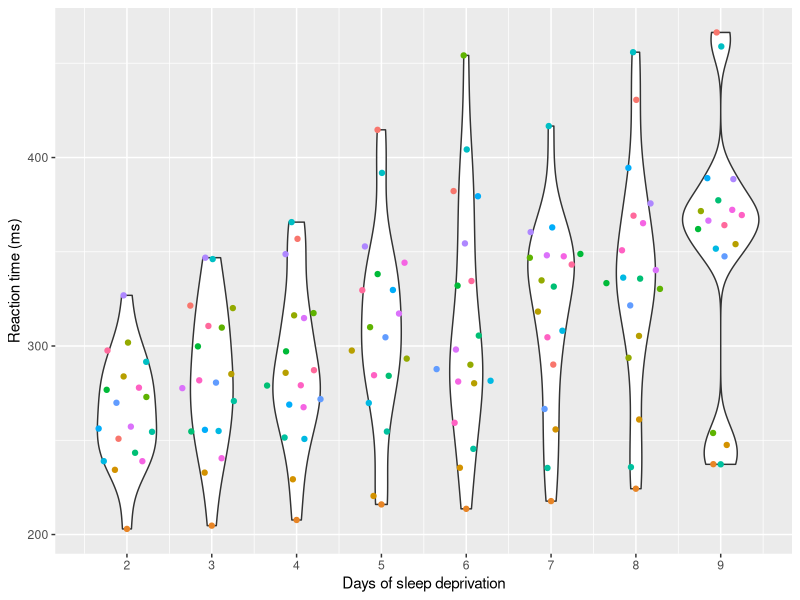

Reproduce this figure in R.
runif(1)

# packages
library(tidyverse)
library(lme4)
library(ggbeeswarm)
library(broom.mixed)
library(lattice)
# ```

# sleepstudy
data("sleepstudy", package = "lme4")
sleepstudy
# ```

# modify data and plot
corrected_sleepstudy <- sleepstudy |> 
  filter(Days > 1)

reaction_plot <- ggplot(corrected_sleepstudy, aes(Days, Reaction, group = Days, color = Subject)) +
  geom_violin(show.legend = FALSE) +
  geom_quasirandom(show.legend = FALSE) +
  scale_x_continuous(n.breaks = 8) +
  labs(y = "Reaction time (ms)", x = "Days of sleep deprivation")

reaction_plot
# ```
